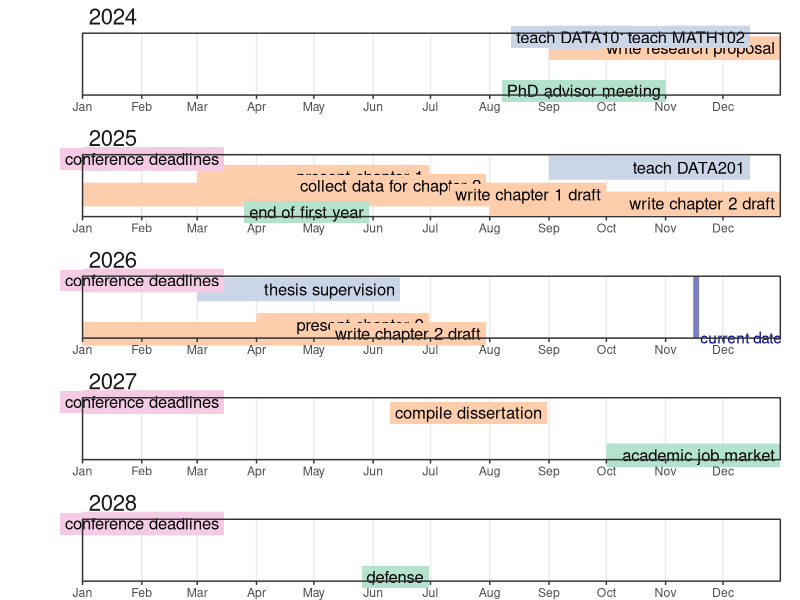

Generate this figure with R:
## ---- chunk 1

## generate calendar-like overview of multiple years

library(tidyverse)

# helper function for plot
adjust_row <- function(df) {
  df |>
    group_by(year, row) |>
    mutate(row = ifelse(start < lag(end) & !is.na(lag(end)), row - 0.1, row)) |>
    ungroup()
}

# instructions:
# - add all things to do in the next years, with start and end date, and category (affects only color of items)
# - if items should appear in multiple years, add them as separate rows per year
# - the order of items does not matter
# - the layout of the calendar will be determined automatically based on the entries in the tribble
plan <- tribble(
  ~thing                         , ~start   , ~end     , ~cat        , 
  # timetable
  "conference deadlines"         , 20250101 , 20250315 , "tt"        , 
  "conference deadlines"         , 20260101 , 20650315 , "tt"        , 
  "conference deadlines"         , 20270101 , 20270315 , "tt"        , 
  "conference deadlines"         , 20280101 , 20280315 , "tt"        ,      
  
  # teaching
  "teach DATA101"                , 20240901 , 20241015 , "teaching"  ,         
  "teach MATH102"                , 20241101 , 20241215 , "teaching"  ,     
  "teach DATA201"                , 20250901 , 20251215 , "teaching"  ,
  "thesis supervision"           , 20260301 , 20260615 , "teaching"  ,
  
  # research
  "write research proposal"      , 20240901 , 20241231 , "paper"     ,        
  "write chapter 1 draft"        , 20250101 , 20251001 , "paper"     ,       
  "present chapter 1"            , 20250301 , 20250630 , "paper"     ,    
  "collect data for chapter 2"   , 20250401 , 20250730 , "paper"     ,
  "write chapter 2 draft"        , 20250801 , 20251231 , "paper"     , 
  "write chapter 2 draft"        , 20260101 , 20260730 , "paper"     , 
  "present chapter 2"            , 20260401 , 20260630 , "paper"     ,    
  "compile dissertation"         , 20270831 , 20250831 , "paper"     ,        
       
  # milestones
  "PhD advisor meeting"          , 20241101 , 20241101 , "milestone" ,        
  "end of first year"            , 20250530 , 20250530 , "milestone" ,         
  "academic job market"          , 20271001 , 20271231 , "milestone" ,        
  "defense"                      , 20280630 , 20280630 , "milestone" 
) |>
  # in general, rest of the code should not be modified
  mutate(
    year = as.numeric(str_sub(start, 1, 4)),
    start = ymd(paste0(2000, str_sub(start, 5, -1))),
    end = ymd(paste0(2000, str_sub(end, 5, -1)))
  ) |>
  arrange(year, cat, end, start, desc(thing)) |>
  group_by(year) |>
  mutate(row = as.numeric(factor(cat))) |>
  group_by(year, cat) |>
  mutate(row = ifelse(start < lag(end) & !is.na(lag(end)), row - 0.1, row)) |>
  ungroup() |>
  reduce(
    .x = 1:9,
    .init = _,
    .f = function(df, i) adjust_row(df)
  ) |>
  group_by(row) |>
  mutate(y = cur_group_id())

plan |>
  ggplot() +
  geom_segment(
    aes(x = start, xend = end, y = y, yend = y, color = cat),
    linewidth = 8
  ) +
  geom_label(
    aes(x = end, y = y, label = thing, fill = cat),
    hjust = 1,
    size = 4.2,
    label.r = unit(0, "mm"),
    label.size = 0
  ) +
  geom_vline(
    data = tibble(
      year = year(today()),
      xintercept = ymd(paste(2000, month(today()), day(today()), sep = "-"))
    ),
    aes(xintercept = xintercept),
    color = "navy",
    linewidth = 2,
    alpha = 0.5
  ) +
  geom_text(
    data = tibble(
      year = year(today()),
      x = ymd(paste(2000, month(today()), day(today()), sep = "-")),
      y = 1,
      label = "current date"
    ),
    aes(x, y, label = label),
    color = "navy",
    hjust = -0.05,
    vjust = 0.8
  ) +
  coord_cartesian(clip = "off") +
  scale_x_date(
    limits = ymd(20000101, 20001231),
    date_breaks = "1 month",
    minor_breaks = NULL,
    date_labels = "%b",
    expand = expansion()
  ) +
  scale_y_continuous(expand = expansion(mult = c(0.08, 0.08))) +
  scale_color_brewer(palette = "Pastel2") +
  scale_fill_brewer(palette = "Pastel2") +
  facet_wrap(~year, ncol = 1, scales = "free") +
  theme_bw() +
  theme(
    legend.position = "none",
    strip.background = element_blank(),
    axis.text.y = element_blank(),
    axis.title = element_blank(),
    axis.ticks.y = element_blank(),
    panel.grid.major.y = element_blank(),
    panel.grid.minor.y = element_blank(),
    strip.text = element_text(size = 16, hjust = 0),
    plot.margin = margin(0, 0.5, 0, 2, "cm")
  )
